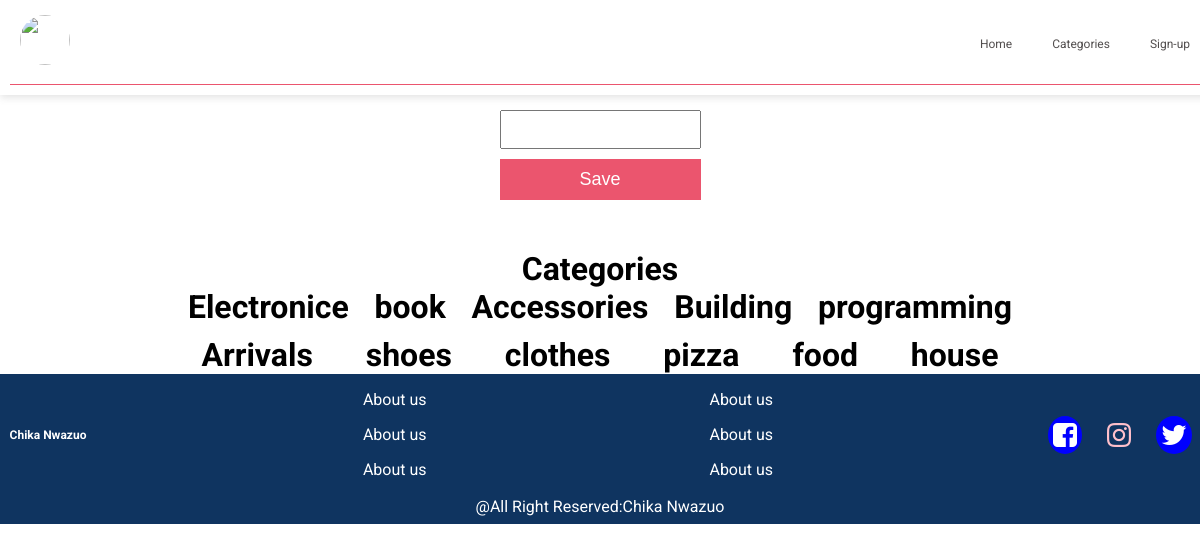
The page /adminapp/adminaddcat/ on the database its author committed.
### adminapp/models.py (models this page shows, shortened)
class Category(models.Model):
    name=models.CharField(max_length=200,unique=True)

### adminapp/views.py (the view, shortened to what this page needs)
# urls.py: path('adminaddcat/',views.adminaddcat.as_view(),name='adminaddcat')
class adminaddcat(View):
    def get(self,request):
        categoryform=CategoryForm()
        context={'categoryform':categoryform,'title':'Add category'}
        return render(request,'pages/adminaddcat.html',context)

### adminapp/forms.py
class CategoryForm(forms.ModelForm):
	class Meta:
		model=Category
		fields=('name',)
		name = forms.CharField(widget=forms.TextInput(attrs={'placeholder':'Category name'}))

### commapp/context_processors.py (called while the page is built)
def category(request):
	category=Category.objects.all()
	categorytopbar=Category.objects.filter(categories__isnull=False).distinct()
	subcategory=Subcategory.objects.all()
	if request.user.is_authenticated:
		getwishlist=Wishlist.objects.filter(user=request.user).count()
		countcart=Cart.objects.filter(users=request.user).count()
	else:
		getwishlist=0
		countcart=0
	return{'category':category,'subcategory':subcategory,'categorytopbar':categorytopbar,'getwishlist':getwishlist,'countcart':countcart}

### adminapp/templates/pages/adminaddcat.html (shortened to what this page needs)
{% extends 'layout/based.html' %}
{% block content %}
<div class="admincategorypage">
	<form action="" method="post">
	{{categoryform.name}}
	<button type="submit">Save</button>
</form>
<div class="displaycategory">
	<h1>Categories</h1>
	<div class="admincategory">
		{% for c in category %}
			<h1>{{c.name}}</h1>
		{% endfor %}
	</div>
</div>
</div>
{% endblock  %}

### commapp/static/css/navbar.css (style rules this page uses)
* { padding: 0; margin: 0; }
body { font-family: 'Roboto', sans-serif; }
:root { --primary-color:#EB556E; --font-family: 'Roboto', sans-serif; }

### commapp/static/css/forms.css (style rules this page uses)
:root { --primary-color: #EB556E; --font-family: 'Roboto', sans-serif; }
.admincategorypage { display: flex; flex-direction: column; align-items: center; justify-content: center; margin: 0px auto; max-width: 70vw; }
.admincategorypage>form { display: flex; flex-direction: column; padding: 10px; }
::placeholder { color: #ccc; }
.admincategorypage>form>input,select { padding: 10px; outline: none; margin-bottom: 10px; }
.admincategorypage>form>button { padding: 10px; border: none; margin-bottom: 10px; color: white; font-size: 18px; font-weight: 500; background-color: var(--primary-color); cursor: pointer; }
.displaycategory { display: flex; flex-direction: column; align-items: center; justify-content: center; flex-wrap: wrap; margin-top: 30px; }
.admincategory { display: flex; align-items: center; justify-content: space-around; flex-wrap: wrap; gap: 10px; }

### commapp/static/css/product.css (style rules this page uses)
:root { --primary-color: #EB556E; --font-family: 'Roboto', sans-serif; }

### rows shown on the page
Category: name "Electronice"
Category: name "book"
Category: name "Accessories"
Category: name "Building"
Category: name "programming"
Category: name "Arrivals"
Category: name "shoes"
Category: name "clothes"
Category: name "pizza"
Category: name "food"
Category: name "house"
